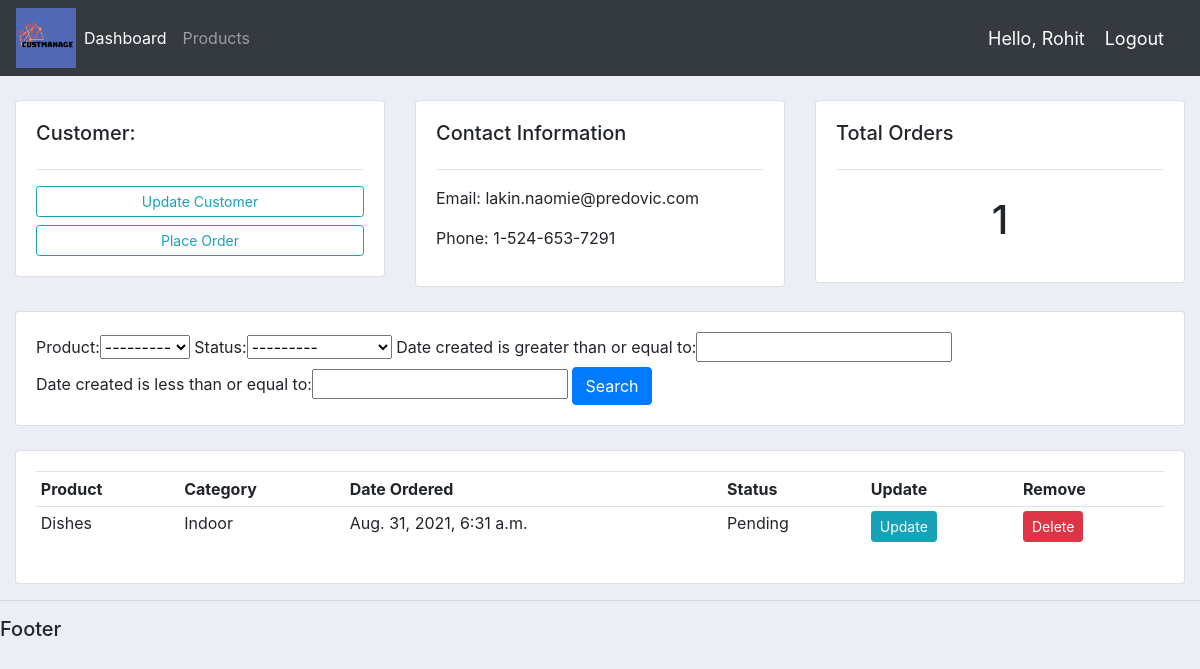
The app's page /customer/2/ (signed in), older data.
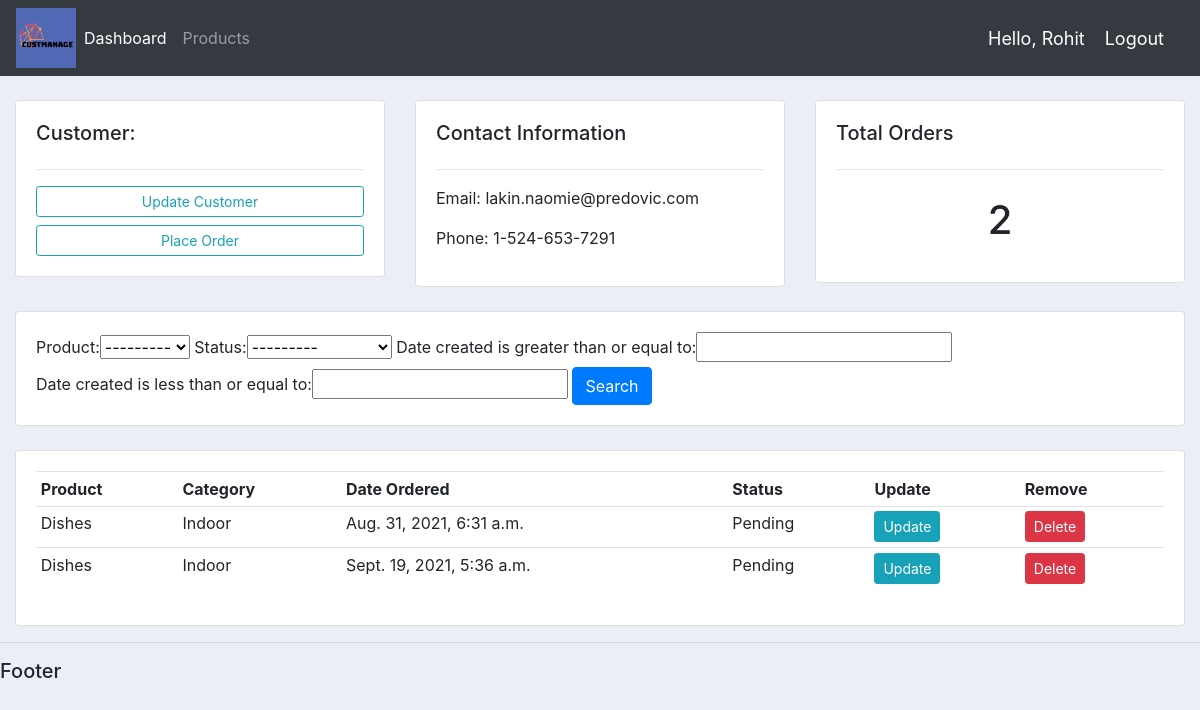
The same page, newer data.
### custmanageapp/models.py (models this page shows, shortened)
class Order(models.Model):
    STATUS = (
        ('Pending','Pending'),
        ('Out For Delivery', 'Out For Delivery'),
        ('Delivered', 'Delivered'),
    )
    customer = models.ForeignKey(Customer,null = True,on_delete = models.SET_NULL)
    product = models.ForeignKey(Product,null = True,on_delete = models.SET_NULL)
    date_created = models.DateTimeField(auto_now_add = True, null = True)
    status = models.CharField(max_length = 200, null = True, choices = STATUS)

class Product(models.Model):
    CATEGORY = (
        ('Indoor','Indoor'),
        ('Outdoor','Outdoor'),
    )
    name = models.CharField(max_length = 200, null = True)
    price = models.FloatField(null = True)
    category = models.CharField(max_length = 200, null = True, choices = CATEGORY)
    description = models.CharField(max_length = 200, null = True, blank = True)
    date_created = models.DateTimeField(auto_now_add = True, null = True)
    tags = models.ManyToManyField(Tag)
    def __str__(self):
        return self.name

### custmanageapp/views.py (the view)
# urls.py: path('customer/<str:pk>/', views.customer, name = "customer"),
@login_required(login_url = 'login')
def customer(request, pk):
    customer = Customer.objects.get(id = pk)
    orders = customer.order_set.all()
    order_count = orders.count()
    myFilter = OrderFilter(request.GET, queryset = orders)
    orders = myFilter.qs
    context = {'customer':customer, 'orders':orders, 'order_count':order_count, 'myFilter': myFilter}
    return render(request,'custmanageapp/customer.html',context)

### custmanageapp/templates/custmanageapp/customer.html
{% extends 'custmanageapp/main.html' %}
{% block content %}
<br>
<div class="row">
	<div class="col-md">
		<div class="card card-body">
			<h5>Customer:</h5>
			<hr>
			<a class="btn btn-outline-info  btn-sm btn-block" href="">Update Customer</a>
			<a class="btn btn-outline-info  btn-sm btn-block" href="{% url 'create_order' customer.id %}">Place Order</a>
		</div>
	</div>
	<div class="col-md">
		<div class="card card-body">
			<h5>Contact Information</h5>
			<hr>
			<p>Email: {{customer.email}} </p>
			<p>Phone: {{customer.phone}} </p>
		</div>
	</div>
	<div class="col-md">
		<div class="card card-body">
			<h5>Total Orders</h5>
			<hr>
			<h1 style="text-align: center;padding: 10px">{{order_count}}</h1>
		</div>
	</div>
</div>
<br>
<div class="row">
	<div class="col">
		<div class="card card-body">
			<form method="get">
				{{myFilter.form}}
		    <button class="btn btn-primary" type="submit">Search</button>
		  </form>
		</div>
	</div>
</div>
<br>
<div class="row">
	<div class="col-md">
		<div class="card card-body">
			<table class="table table-sm">
				<tr>
					<th>Product</th>
					<th>Category</th>
					<th>Date Ordered</th>
					<th>Status</th>
					<th>Update</th>
					<th>Remove</th>
				</tr>
				{% for order in orders %}
					<tr>
						<td>{{order.product}}</td>
						<td>{{order.product.category}}</td>
						<td>{{order.date_created}}</td>
						<td>{{order.status}}</td>
						<td><a class ="btn btn-sm btn-info" href = "{% url 'update_order' order.id %}">Update</a></td>
						<td><a class ="btn btn-sm btn-danger"  href = "{% url 'delete_order' order.id %}" >Delete</a></td>
					</tr>
				{% endfor %}
			</table>
		</div>
	</div>
</div>
{% endblock %}

Row changes from the older to the newer data that the page shows:
added Order: product "Dishes", product.category "Indoor", date_created "Sept. 19, 2021, 5:36 a.m.", status "Pending"
Text that changed along with them:
{{ order_count }}: "1" → "2"
